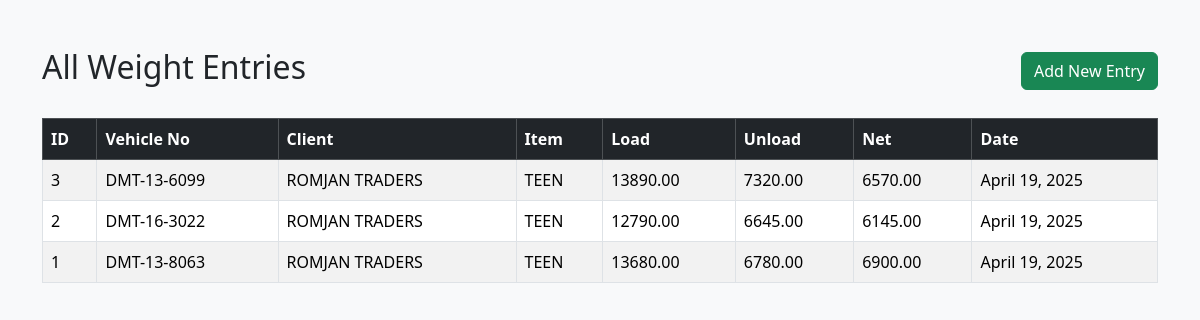
Page /weights/database on the committed database.
### weights/models.py (models this page shows, shortened)
class WeightEntry(models.Model):
	weight_id = models.CharField(max_length=100)
	scale_id = models.CharField(max_length=10, default='1')
	vehicle_no = models.CharField(max_length=100)
	party_type = models.CharField(max_length=50, default='CLIENT')
	client_name = models.CharField(max_length=100)
	print_date = models.DateField()
	challan_no = models.CharField(max_length=100, blank=True)
	item_name = models.CharField(max_length=100)
	qty = models.CharField(max_length=100, blank=True)
	load_weight = models.DecimalField(max_digits=10, decimal_places=2)
	load_weight_date = models.DateTimeField()
	unload_weight = models.DecimalField(max_digits=10, decimal_places=2)
	unload_weight_date = models.CharField(max_length=100, blank=True)
	deduct = models.CharField(max_length=10, default='0')
	net_weight = models.DecimalField(max_digits=10, decimal_places=2, blank=True, null=True)
	driver_contact = models.CharField(max_length=100, blank=True)

### weights/views.py (the view)
# urls.py: path('database', weight_list, name='weight_list')
def weight_list(request):
	entries = WeightEntry.objects.all().order_by('-id')
	return render(request, 'weights/list.html', {'entries': entries})

### weights/templates/weights/list.html (shortened to what this page needs)
{% extends 'weights/base.html' %}
{% block content %}
	<div class="d-flex justify-content-between align-items-center mb-4">
		<h2>All Weight Entries</h2>
		<form action="{% url 'weight_entry' %}" method="get">
			<button type="submit" class="btn btn-success">Add New Entry</button>
		</form>
	</div>
	<table class="table table-bordered table-striped table-hover">
		<thead class="table-dark">
			<tr>
				<th>ID</th>
				<th>Vehicle No</th>
				<th>Client</th>
				<th>Item</th>
				<th>Load</th>
				<th>Unload</th>
				<th>Net</th>
				<th>Date</th>
			</tr>
		</thead>
		<tbody>
			{% for entry in entries %}
			<tr>
				<td>{{ entry.id }}</td>
				<td>{{ entry.vehicle_no }}</td>
				<td>{{ entry.client_name }}</td>
				<td>{{ entry.item_name }}</td>
				<td>{{ entry.load_weight }}</td>
				<td>{{ entry.unload_weight }}</td>
				<td>{{ entry.net_weight }}</td>
				<td>{{ entry.print_date }}</td>
			</tr>
			{% endfor %}
		</tbody>
	</table>
{% endblock %}

### weights/templates/weights/base.html (shortened to what this page needs)
<!DOCTYPE html>
<html lang="en">
<head>
	<link href="https://cdn.jsdelivr.net/npm/bootstrap@5.3.2/dist/css/bootstrap.min.css" rel="stylesheet">
</head>
<body class="bg-light">
	<div class="container py-5">
		{% block content %}
		{% endblock %}
	</div>
</body>
</html>

### rows in the picture
WeightEntry: id "3", vehicle_no "DMT-13-6099", client_name "ROMJAN TRADERS", item_name "TEEN", load_weight "13890.00", unload_weight "7320.00", net_weight "6570.00", print_date "April 19, 2025"
WeightEntry: id "2", vehicle_no "DMT-16-3022", client_name "ROMJAN TRADERS", item_name "TEEN", load_weight "12790.00", unload_weight "6645.00", net_weight "6145.00", print_date "April 19, 2025"
WeightEntry: id "1", vehicle_no "DMT-13-8063", client_name "ROMJAN TRADERS", item_name "TEEN", load_weight "13680.00", unload_weight "6780.00", net_weight "6900.00", print_date "April 19, 2025"
